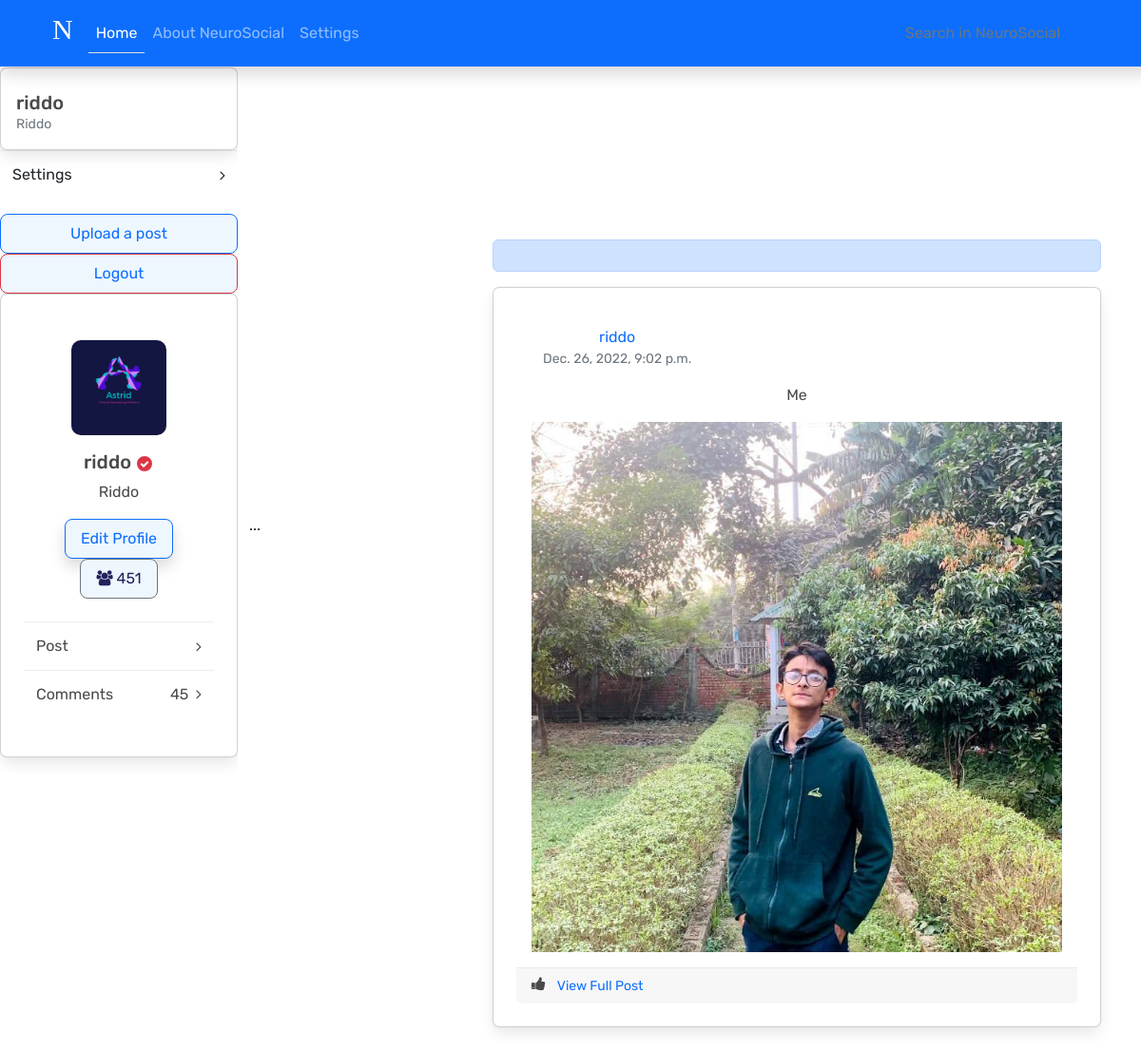
Screenshot of /shots/41a97fc4a78b4aeaa037ea84872a8bea (signed in) with the database file from the repository.
### rpsapp/models.py (models this page shows, shortened)
class Profile(models.Model):
    p_id = models.IntegerField(null=True)
    username = models.OneToOneField(User, on_delete=models.CASCADE)
    bio = models.CharField(max_length=300, null=True)
    avatar = models.ImageField(upload_to='media/images', blank=True)
    cover = models.ImageField(upload_to='media/images', blank=True)
    followers = models.ManyToManyField(User, related_name='followers', blank=True)
    following = models.ManyToManyField(User, related_name='following', blank=True)

class Post(models.Model):
    id = models.UUIDField( primary_key = True,
         default = uuid.uuid4,
         editable = False)
    username = models.CharField(default='Anonymous User', max_length=50)
    caption = models.CharField(max_length=3000)
    date = models.DateTimeField(default=datetime.now, blank=True)
    image = models.ImageField(default='4c50870fef410d14ff495ea1f532565a.jpg',upload_to='post/photo', null=True)
    no_of_likes = models.IntegerField(null=True)

### rpsapp/views.py (the view)
# urls.py: path('shots/<id>', views.shots, name='shots'),
@login_required(login_url='login')
def shots(request, id):
    post_id = request.GET.get('post_id')
    profile = Profile.objects.all()
    shots = Post.objects.all()
    pro = User.objects.get(username=request.user.username)
    profile = Profile.objects.get(username=pro)
    user_posts = Post.objects.filter(username=request.user.username)
    lenus = len(user_posts)
    p = get_object_or_404(Post, pk=id)
    context = {'profile' : profile, 'p':p,'profile' : profile,
    'user_posts' : user_posts,
   }
    return render(request, "shots.html", context)

### templates/shots.html (shortened to what this page needs)
{% extends "base.html" %}
{% block body %}
{% include "nav.html" %}
<div class="container text-center">
    <div class="row">
        <div class="col align-self-center 1">
            <div class="sidenav">
                <div class="list-group">
                  <div>
                    <ul class="list-unstyled list">
                        <li>
                            <span class="font-weight-bold">Post</span>
                            <div>
                                <span class="mr-1">5</span>
                            </div>
                        </li>
                            <div class="card p-3" onclick="window.location.href='/profile/{{user.username}}'">
                              <div class="media">
                                  <div class="media-body" >
                                    <h5 class="mt-2 mb-0">{{user.username}}</h5>
                                   <div class="d-flex flex-row justify-content-between align-text-center">
                                      <small class="text-muted">{{profile.bio}}</small>
                                    </div>
                                  </div>
                              </div>
                            </div>
                        <li>
                            <span class="font-weight-bold" onclick="window.location.href='/profile_edit'">Settings</span>
                            <div>
                                <i class="fa fa-angle-right"></i>
                            </div>
                        </li>
                    </ul>
                 </div>
                    <button type="button" class="btn btn-outline-primary">
                        <a href="/post" class="href">
                            Upload a post
                        </a>
                      </button>
                      <button type="button" class="btn btn-outline-danger">
                        <a href="/logout" class="href">
                            Logout
                        </a>
                      </button>
                  </div>
                  <div class="card text-center">
                    <div class="py-4 p-2">
                        <div>
                        <img src="{{profile.avatar.url}}" class="rounded1" width="100">
                    </div>
                    <div class="mt-3 d-flex flex-row justify-content-center" onclick="window.location.href='/profile/{{user.username}}'">
                        <h5>{{profile.username}}</h5>
                        <span class="dots"><i class="fa fa-check"></i></span>
                    </div>
                    <span>{{profile.bio}}</span>
                    <div class="mt-3">
                        <button class="btn btn-primary shadow">
                          <a href='/profile_edit'>
                          Edit Profile
                          </a>
                        </button>
                        <button class="btn btn-outline-secondary"><i class="fa fa-users"></i> 451</button>
                    </div>
                    </div>
                    <div>
                        <ul class="list-unstyled list">
                            <li>
                                <span class="font-weight-bold">Post</span>
                                <div>
                                    <i class="fa fa-angle-right"></i>
                                </div>
                            </li>
                            <li>
                                <span class="font-weight-bold">Comments</span>
                                <div>
                                    <span class="mr-1">45</span>
                                    <i class="fa fa-angle-right"></i>
                                </div>
                        </ul>
                     </div>
                </div>
              </div>
              <div class="main">
                ...
              </div>
        </div>
        <div class="col align-self-center 2">
            <h1>‎</h1>
            <h1>‎</h1>
            <div class="card2 d-grid gap-2">
              <div class="card3">
            </div>
            </div>
            <div class="alert alert-primary" role="alert">
            </div>
        <div class="card mb-4" >
          <div class="card-body"  onclick="window.location.href='/shots/{{p.id}}';">
            <div class="media mb-3">
              <div class="media-body ml-3">
                <a href="/profile/{{p.username}}" class="media-body" value="{{p.username}}" name="poston" id="poston">
                  {{p.username}}
                </a>
                <div class="text-muted small">{{p.date}}</div>
              </div>
            </div>
            <p>
             {{p.caption}}
            </p>
            <a href="javascript:void(0)" class="ui-rect ui-bg-cover" style="background-image: url('/media/{{p.image}}');"></a>
          </div>
          <div class="card-footer">
            <i onclick="myFunction(this)" class="fa fa-thumbs-up"></i>
            <a href="javascript:void(0)" class="d-inline-block text-muted ml-3">
              <small class="align-middle">
                <a href="/shots/{{p.id}}">View Full Post</a>
              </small>
            </a>
          </div>
        </div>
  </div>
      </div>
       </div>
{% endblock body %}

### templates/shots.html (style rules this page uses)
* { margin: 0; border: 0; padding: 0; outline: 0; font-family: 'Rubik', sans-serif; }
*, *:after, *:before { box-sizing: border-box; }
.card { width: 40rem; height: auto; background: #fff; border-radius: 7px; padding: 1.5rem; overflow: hidden; position: relative; text-decoration: none; }
.card2 { width: 30rem; text-decoration: none; }
.btn { font-size: 1rem; padding: .5rem 1rem; border-radius: .5rem; font-weight: 400; background: #EEF7FE; color: #22215B; cursor: pointer; }
.sidenav { height: 100%; width: 250px; position: fixed; z-index: 1; top: 0; left: 0; background-color: white; overflow-x: hidden; padding-top: 20px; text-decoration: none; }
.list-group { text-decoration: none; }
.ui-bg-cover { background-color: transparent; background-position: center center; background-size: cover; }
.ui-rect { padding-top: 50% !important; }
.ui-rect, .ui-rect-30, .ui-rect-60, .ui-rect-67, .ui-rect-75 { position: relative !important; display: block !important; padding-top: 100% !important; width: 100% !important; }
.d-flex, .d-inline-flex, .media, .media>:not(.media-body), .jumbotron, .card { -ms-flex-negative: 1; flex-shrink: 1; }
.card-footer, .card hr { border-color: rgba(24,28,33,0.06); }
a { text-decoration: none; }
.card3 { border-radius: 10px; width: 500px; padding: 20px; margin-top: 50px; margin-bottom: 50px; }
::placeholder { color: #BDBDBD; }
.dots { height: 20px; width: 20px; margin-top:4px; margin-left:4px; background-color:#dc3545; border-radius: 50%; border: 2px solid #fff; display:flex; align-items:center; justify-content:center; color:#fff; font-size:10px; }
.list li { display:flex; align-items:center; justify-content:space-between; padding:13px; border-top:1px solid #eee; cursor:pointer; }
.rounded1 { width: 100px; height: 100px; border: 1%; border-radius: 10%; }

### rows the page displays
Profile: bio "Riddo", avatar (picture), username "riddo"
Post: username "riddo", date "Dec. 26, 2022, 9:02 p.m.", caption "Me", image (picture)

### other values shown
{{ user.username }} "riddo"
